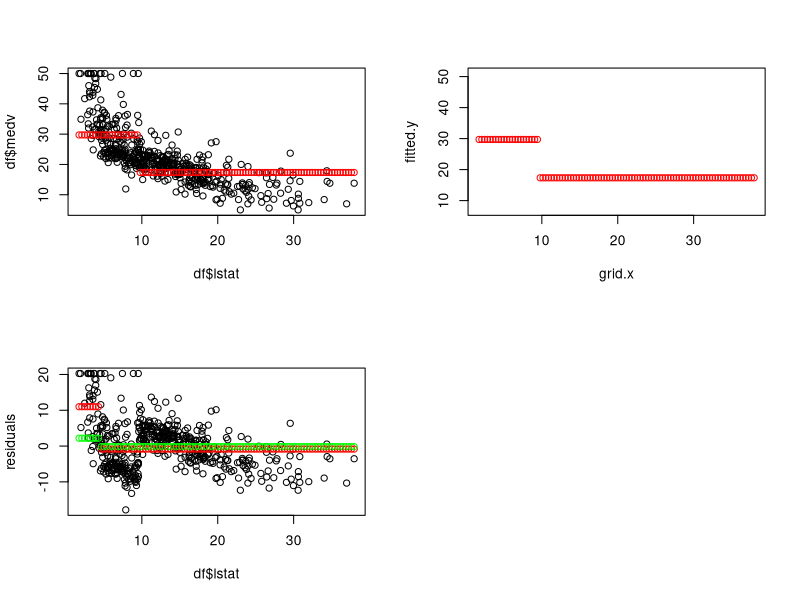
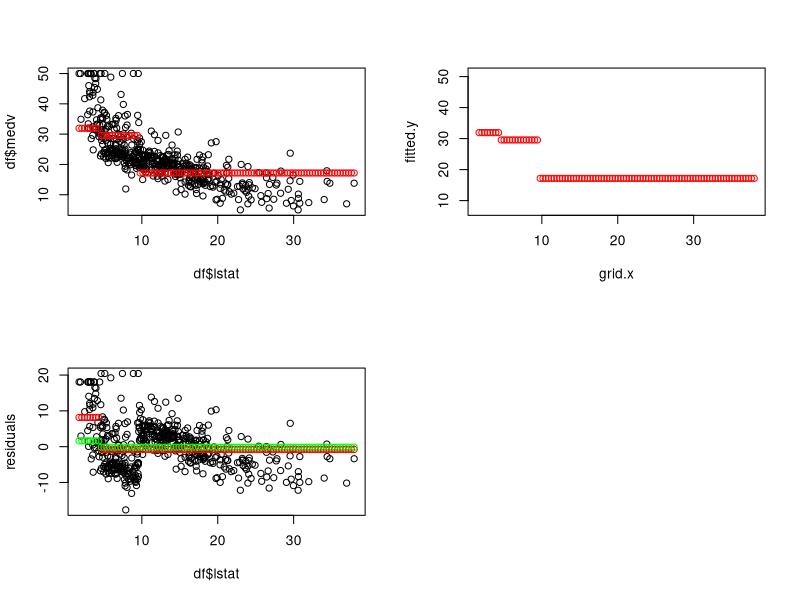
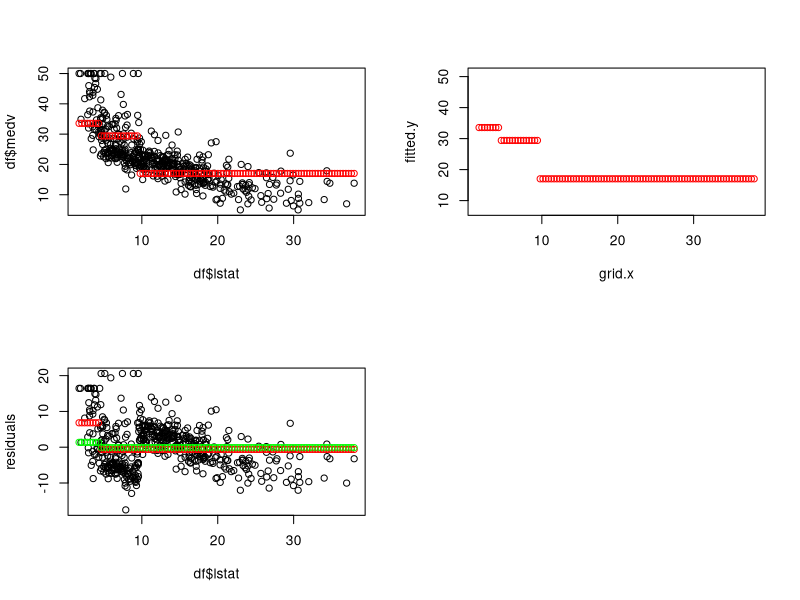
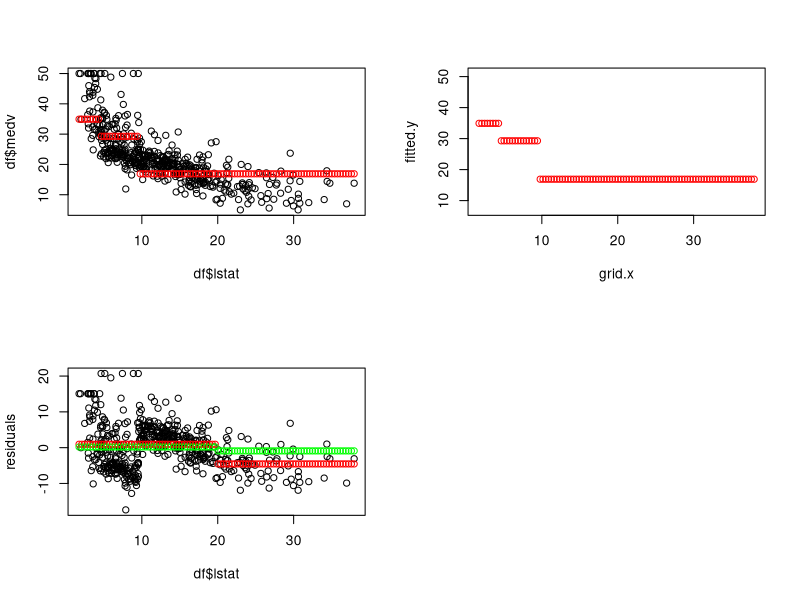
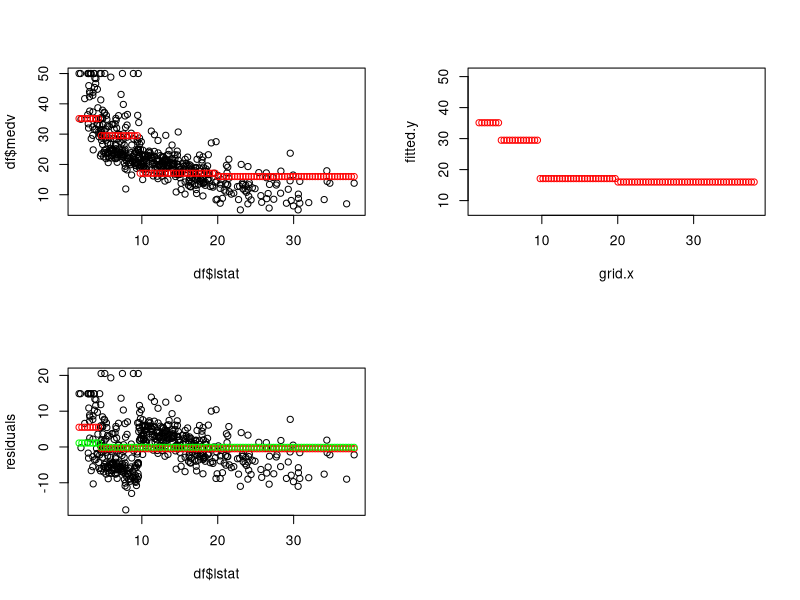
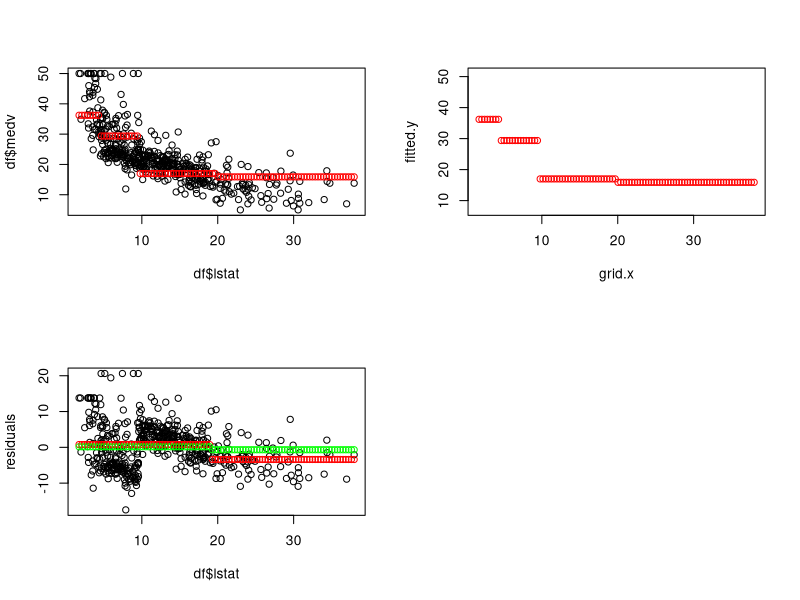
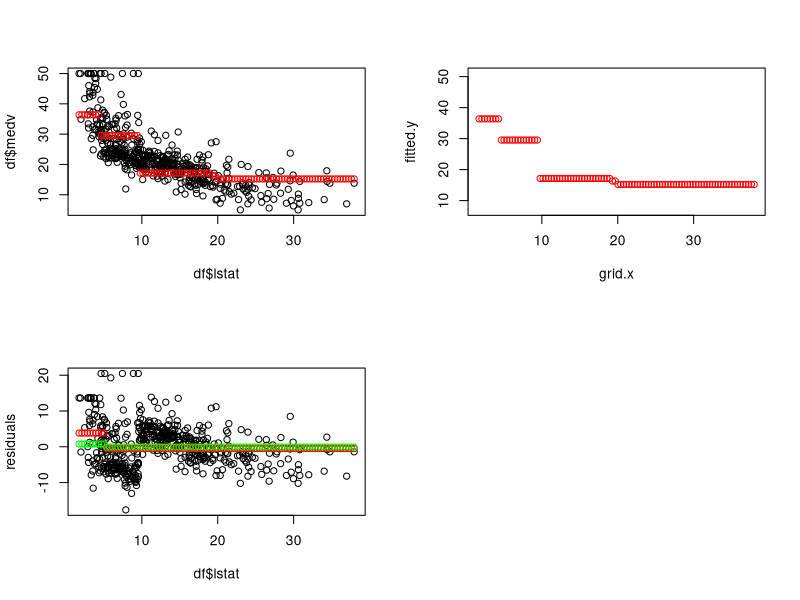
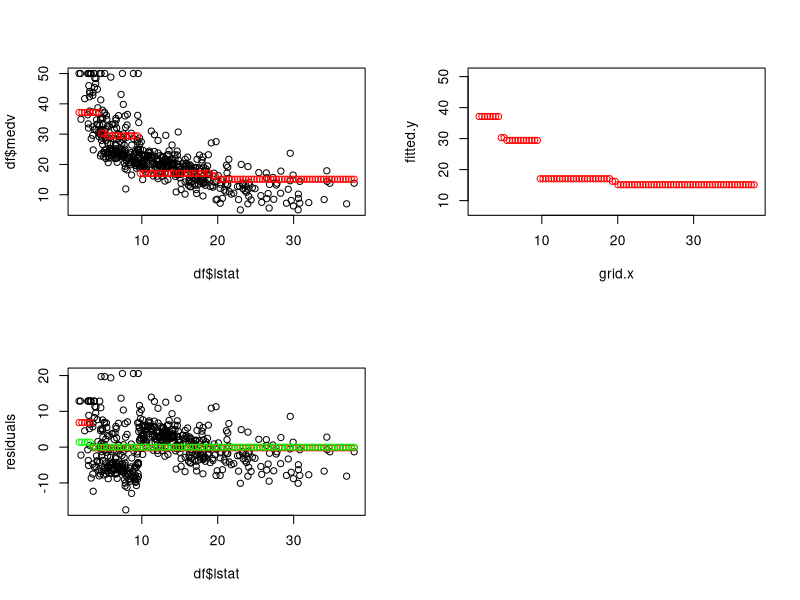

Write the R code that produced these figures, in order.

library(MASS)
library(rpart)

df = Boston

myPredict = function(x, y, new.x) {
  y[which.min(sapply(x, function(z) sqrt(sum((z - new.x) ^ 2))))]
}

n = length(df$lstat)

MAX_DEPTH = 1
NUM_GRID = 100  # number of points on which we evaluate the fit
MAX_B = 100
lambda = 0.2

residuals = rep(0, n)
range.x = range(df$lstat)
grid.x = seq(range.x[1], range.x[2], length.out = NUM_GRID)
fitted.y = rep(0, NUM_GRID)

predictor = list()
par( mfrow = c( 2, 2 ) )

tmp.tr = rpart(medv~lstat, df, control=rpart.control(maxdepth = MAX_DEPTH))
for (i in 1:NUM_GRID) {
  py = predict(tmp.tr, data.frame(lstat=grid.x[i]))
  fitted.y[i] = fitted.y[i] + py
}

for (i in 1:n) {
  residuals[i] = df$medv[i] - myPredict(grid.x, fitted.y, df$lstat[i])
}

for (B in seq(1, MAX_B-1)) {
  if (B %% 5 == 0) print(paste("Iteration ==> ", B, sep=""))
  # plot points and current fit  
  plot(df$lstat, df$medv)
  points(grid.x, fitted.y, cex=1, col="red", ylim=c(7,51))

  # plot the current fit 
  plot(grid.x, fitted.y, cex=1, col="red", ylim=c(7,51))
  
  # plot residuals
  plot(df$lstat, residuals, col="black")
  
  # fit residuals
  tmp.tr = rpart(res~lstat, data.frame(res=residuals, lstat=df$lstat), control=rpart.control(maxdepth = MAX_DEPTH))
  # plot fit and crushed fit
  for (cx in grid.x) {
    py = predict(tmp.tr, data.frame(lstat=cx))
    points(cx, py, col="red")
    points(cx, lambda * py, col="green")
  }
  
  # update fit
  for (i in 1:NUM_GRID) {
    py = predict(tmp.tr, data.frame(lstat=grid.x[i]))
    fitted.y[i] = fitted.y[i] + lambda * py
  }
  
  # update residuals
  for (i in 1:n) {
    residuals[i] = df$medv[i] - myPredict(grid.x, fitted.y, df$lstat[i])
  }
  
  # skip plot
  plot.new()
  
  
}
